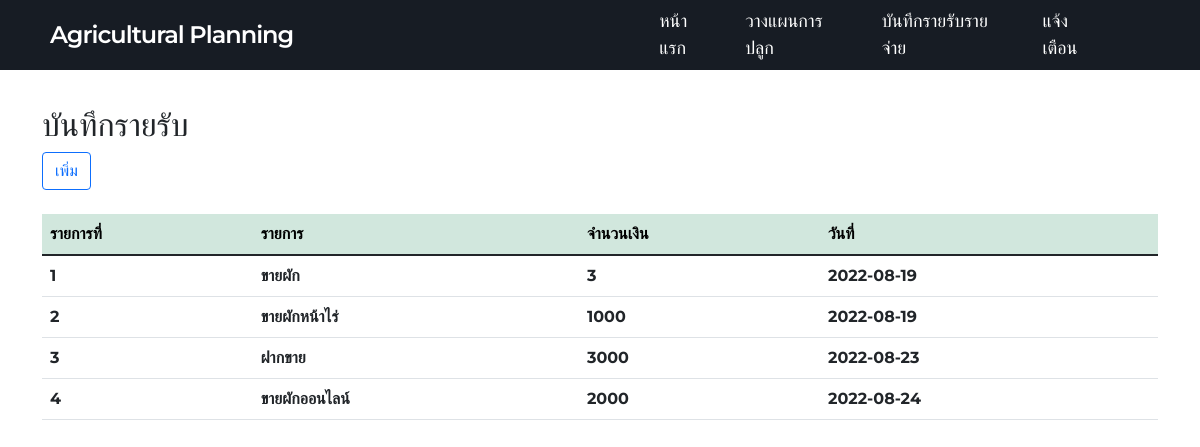
Screenshot of /Income.php with the database file from the repository.
### tables this page shows
CREATE TABLE `income` (
  `id_income` int(11) NOT NULL,
  `name_income` varchar(50) NOT NULL,
  `price` int(11) NOT NULL,
  `id_date` date NOT NULL
);

### Income.php (the view, shortened to what this page needs)
<!DOCTYPE html>
<html lang="en">
<head>
    <?php include "./user_menu.php" ?>
    <link rel="stylesheet" href="https://cdnjs.cloudflare.com/ajax/libs/font-awesome/4.7.0/css/font-awesome.min.css">
    <link href="https://cdn.jsdelivr.net/npm/bootstrap@5.1.3/dist/css/bootstrap.min.css" rel="stylesheet">
    <link rel="stylesheet" href="./style/income.css">
</head>
<?php
$q1 = "SELECT * FROM income ";
$r1 = mysqli_query($conn, $q1);
$i = 1;
?>
<body>
    <div class="container">
        <h2>บันทึกรายรับ</h2>
        <a type="sumtin" class="btn btn-outline-primary" data-bs-toggle="modal" data-bs-target="#exampleModal">เพิ่ม</a><br><br>
        <table class="table">
            <thead>
                <tr class="table-success">
                    <th scope="col">รายการที่</th>
                    <th scope="col">รายการ</th>
                    <th scope="col">จำนวนเงิน</th>
                    <th scope="col">วันที่</th>
                </tr>
            </thead>
            <?php
            while($row = mysqli_fetch_row($r1)){
            ?>
            <tr>
                <th scope="col"><?php echo $i?></th>
                <th scope="col"><?php echo $row[1]?></th>
                <th scope="col"><?php echo $row[2]?></th>
                <th scope="col"><?php echo $row[3]?></th>
            </tr>
            <?php $i++; } ?>
        </table>
    </div>
</body>
</html>

### style/user_menu1.css (style rules this page uses)
* { margin: 0; padding: 0; outline: none; box-sizing: border-box; font-family: 'Montserrat', sans-serif; }
body { background: #f2f2f2; }

### style/income.css (style rules this page uses)
* { padding: 0; margin: 0; }
.container { margin-top: 3%; }

### rows the page displays
income: name_income "ขายผัก", price "3", id_date "2022-08-19"
income: name_income "ขายผักหน้าไร่", price "1000", id_date "2022-08-19"
income: name_income "ฝากขาย", price "3000", id_date "2022-08-23"
income: name_income "ขายผักออนไลน์", price "2000", id_date "2022-08-24"
